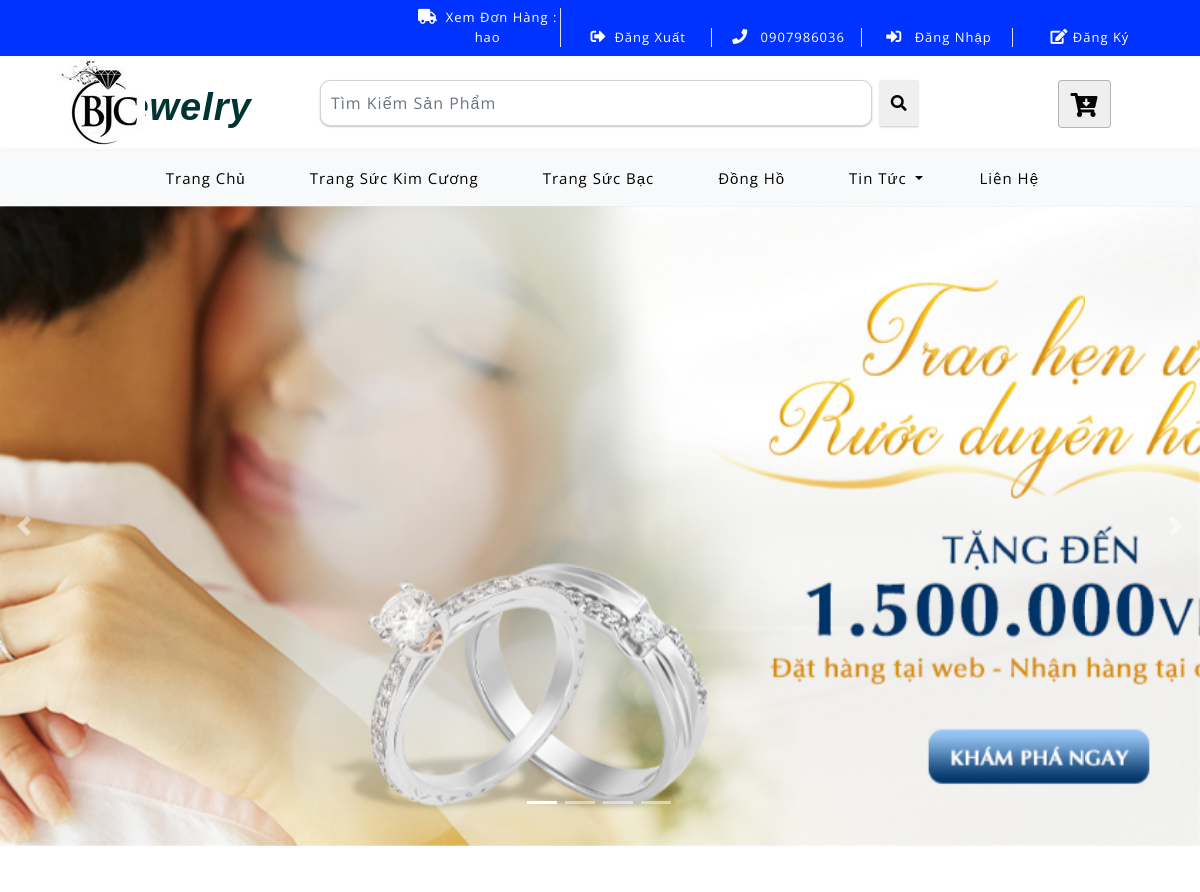
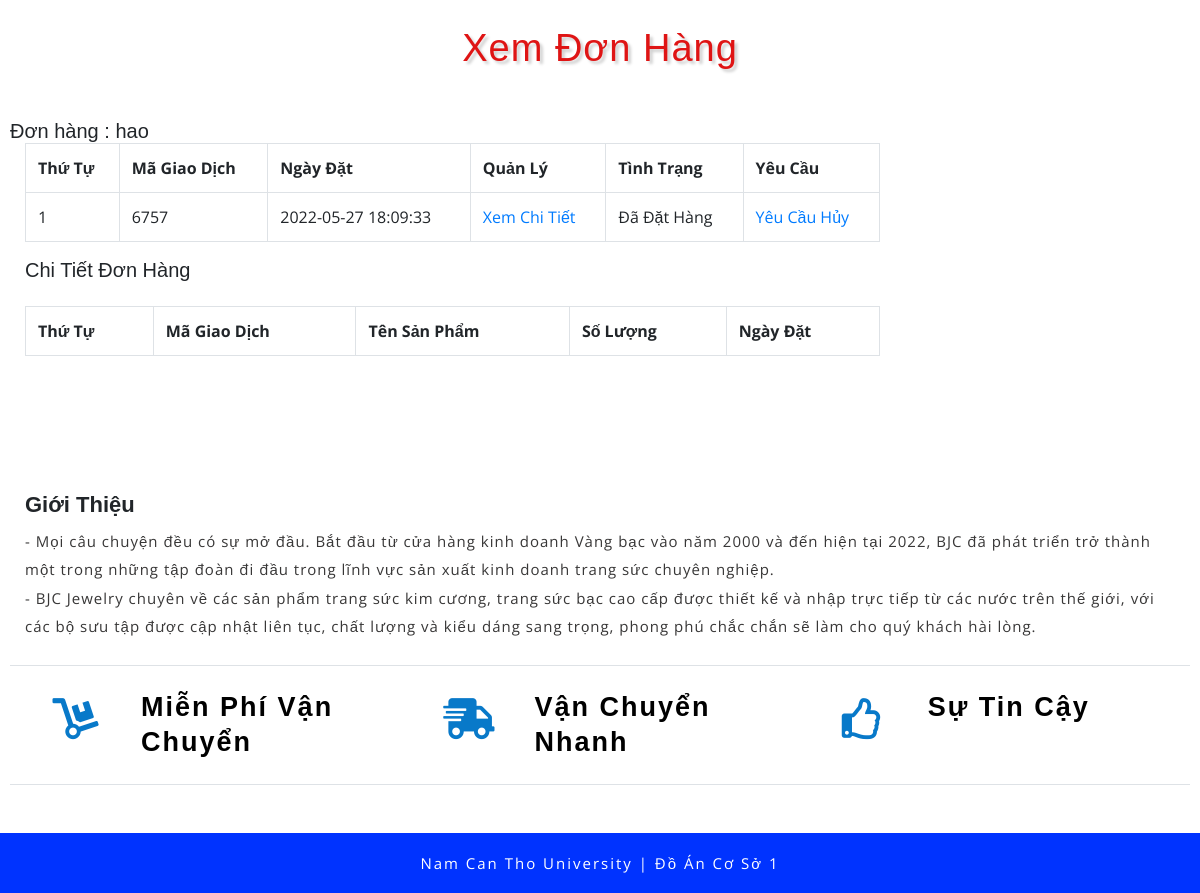
The page /index.php?quanly=xemdonhang&khachhang=2 (signed in) on the database its author committed (2 pictures, top to bottom).
### tables this page shows
CREATE TABLE `tbl_category` (
  `category_id` int(11) NOT NULL,
  `category_name` varchar(100) NOT NULL
);

CREATE TABLE `tbl_slider` (
  `slider_id` int(11) NOT NULL,
  `slider_image` varchar(100) NOT NULL,
  `slider_caption` text DEFAULT NULL,
  `slider_active` int(11) NOT NULL DEFAULT 1
);

CREATE TABLE `tbl_donhang` (
  `donhang_id` int(11) NOT NULL,
  `sanpham_id` int(11) NOT NULL,
  `soluong` int(11) NOT NULL,
  `mahang` varchar(50) NOT NULL,
  `khachhang_id` int(11) NOT NULL,
  `ngaythang` timestamp NOT NULL DEFAULT current_timestamp() ON UPDATE current_timestamp(),
  `tinhtrang` int(11) NOT NULL,
  `huydon` int(11) NOT NULL DEFAULT 0
);

### include/slider.php (the view, shortened to what this page needs)
<div id="carouselExampleIndicators" class="carousel slide" data-ride="carousel">
		<ol class="carousel-indicators">
			<li data-target="#carouselExampleIndicators" data-slide-to="0" class="active"></li>
			<li data-target="#carouselExampleIndicators" data-slide-to="1"></li>
			<li data-target="#carouselExampleIndicators" data-slide-to="2"></li>
			<li data-target="#carouselExampleIndicators" data-slide-to="3"></li>
		</ol>
		<div class="carousel-inner">
			<?php
			$sql_slider = mysqli_query($con,"SELECT * FROM tbl_slider WHERE slider_active='1' ORDER BY slider_id");
			while($row_slider = mysqli_fetch_array($sql_slider)){
			?>
			<div class="carousel-item item1 active">
				<div class="container">
					<div class="w3l-space-banner">
					</div>
				</div>
			</div>
			<?php
			}
			?>
		</div>
		<a class="carousel-control-prev" href="#carouselExampleIndicators" role="button" data-slide="prev">
			<span class="carousel-control-prev-icon" aria-hidden="true"></span>
		</a>
		<a class="carousel-control-next" href="#carouselExampleIndicators" role="button" data-slide="next">
			<span class="carousel-control-next-icon" aria-hidden="true"></span>
		</a>
	</div>

### include/menu.php (shortened to what this page needs)
<div class="navbar-inner">
		<div class="container">
			<nav class="navbar navbar-expand-lg navbar-light bg-light">
				<div class="collapse navbar-collapse" id="navbarSupportedContent">
					<ul class="navbar-nav ml-auto text-center mr-xl-5">
						<li class="nav-item active mr-lg-2 mb-lg-0 mb-2">
							<a class="nav-link" href="index.php">Trang Chủ
							</a>
						</li>
						<?php
							$sql_category_danhmuc = mysqli_query($con,'SELECT * FROM tbl_category ORDER BY category_id DESC');
							while($row_category_danhmuc = mysqli_fetch_array($sql_category_danhmuc)){
						?>
						<li class="nav-item  mr-lg-2 mb-lg-0 mb-2">
							<a class="nav-link " href="?quanly=danhmuc&id=<?php echo $row_category_danhmuc['category_id'] ?>" role="button"  aria-haspopup="true" aria-expanded="false">
								<?php echo $row_category_danhmuc['category_name'] ?>
							</a>
						</li>
						<?php
						}
						?>
						<li class="nav-item dropdown mr-lg-2 mb-lg-0 mb-2">
							<a class="nav-link dropdown-toggle" href="#" role="button" data-toggle="dropdown" aria-haspopup="true" aria-expanded="false">
								Tin Tức
							</a>
						</li>
						<li class="nav-item">
							<a class="nav-link" href="?quanly=lienhe">Liên Hệ</a>
						</li>
					</ul>
				</div>
			</nav>
		</div>
	</div>

### include/xemdonhang.php (shortened to what this page needs)
<div class="ads-grid py-sm-5 py-4">
	<div class="container py-xl-4 py-lg-2">
		<h3 class="tittle-w3l text-center mb-lg-5 mb-sm-4 mb-3">Xem Đơn Hàng</h3>
		<div class="row">
			<div class="agileinfo-ads-display col-lg-9">
				<div class="wrapper">
						<div class="row"><h5>
							<?php
							if(isset($_SESSION['dangnhap_home'])){
								echo 'Đơn hàng : '.$_SESSION['dangnhap_home'];
							}
							?></h5>
						<div class="col-md-12">
							<?php
							if(isset($_GET['khachhang'])){
								$id_khachhang = $_GET['khachhang'];
							}else{
								$id_khachhang = '';
							}
							$sql_select = mysqli_query($con,"SELECT * FROM tbl_donhang WHERE tbl_donhang.khachhang_id='$id_khachhang' GROUP BY tbl_donhang.mahang");
							?>
							<table class="table table-bordered ">
								<tr>
									<th>Thứ Tự</th>
									<th>Mã Giao Dịch</th>
									<th>Ngày Đặt</th>
									<th>Quản Lý</th>
									<th>Tình Trạng</th>
									<th>Yêu Cầu</th>
								</tr>
								<?php
								$i = 0;
								while($row_donhang = mysqli_fetch_array($sql_select)){
									$i++;
								?>
								<tr>
									<td><?php echo $i; ?></td>
									<td><?php echo $row_donhang['mahang']; ?></td>
									<td><?php echo $row_donhang['ngaythang'] ?></td>
									<td><a href="index.php?quanly=xemdonhang&khachhang=<?php echo $_SESSION['khachhang_id'] ?>&mahang=<?php echo $row_donhang['mahang'] ?>">Xem Chi Tiết</a></td>
									<td><?php
									if($row_donhang['tinhtrang']==0){
										echo 'Đã Đặt Hàng';
									}else{
										echo 'Đã Xử Lý | Đang Giao Hàng';
									}
									?></td>
									<td>
										<?php
										if($row_donhang['huydon']==0){
										?>
										<a href="index.php?quanly=xemdonhang&khachhang=<?php echo $_SESSION['khachhang_id'] ?>&mahang=<?php echo $row_donhang['mahang'] ?>&huydon=1">Yêu Cầu Hủy</a>
										<?php
									}elseif($row_donhang['huydon']==1){
										?>
										<p>Đang Chờ Hủy...</p>
										<?php
										}else{
											echo 'Đã Hủy';
										}
										?>
									</td>
								</tr>
								 <?php
								}
								?>
							</table>
						</div>
						<div class="col-md-12">
							<h5>Chi Tiết Đơn Hàng</h6><br>
							<table class="table table-bordered ">
								<tr>
									<th>Thứ Tự</th>
									<th>Mã Giao Dịch</th>
									<th>Tên Sản Phẩm</th>
									<th>Số Lượng</th>
									<th>Ngày Đặt</th>
								</tr>
							</table>
						</div>
						</div>
				</div>
			</div>
		</div>
	</div>
</div>

### css/style.css (style rules this page uses)
html, body { margin: 0; font-size: 100%; background: #fff; font-family: 'Open Sans', sans-serif; }
body a { text-decoration: none; transition: 0.5s all; -webkit-transition: 0.5s all; -moz-transition: 0.5s all; -o-transition: 0.5s all; -ms-transition: 0.5s all; }
a { transition: 0.5s all; -webkit-transition: 0.5s all; -moz-transition: 0.5s all; -o-transition: 0.5s all; -ms-transition: 0.5s all; }
h1, h2, h3, h4, h5, h6 { margin: 0; font-family: 'Tahoma', sans-serif; }
ul { margin: 0; padding: 0; }
.navbar-inner { background: #f8f9fa; box-shadow: 0px 2px 6px 1px rgba(0, 0, 0, 0.13); }
.navbar-light .navbar-nav .nav-link { letter-spacing: 1px; font-size: 15px; color: #000; }
.navbar-light .navbar-nav .show>.nav-link, .navbar-light .navbar-nav .active>.nav-link, .navbar-light .navbar-nav .nav-link.show, .navbar-light .navbar-nav .nav-link.active { color: black; }
.carousel-item.item1 { background: url(../images/banner1.jpg) no-repeat center; background-size: cover; -webkit-background-size: cover; -moz-background-size: cover; -o-background-size: cover; -ms-background-size: cover; }
.carousel-item.item4, .carousel-item.item3, .carousel-item.item2, .carousel-item.item1 { min-height: 640px; }
.w3l-space-banner { padding-top: 9em; }
.carousel-indicators { bottom: 4%; }
.carousel-indicators li { cursor: pointer; }
h3.tittle-w3l { color: rgb(223, 20, 20); font-size: 38px; letter-spacing: 1px; text-shadow: 3px 3px 3px rgba(0, 0, 0, 0.19); }
@media (max-width: 1366px) { .carousel-control-prev, .carousel-control-next { width: 4%; } }

### css/flexslider.css (style rules this page uses)
.carousel li { margin-right: 5px; }

### rows shown on the page
tbl_category: category_name "Trang Sức Kim Cương"
tbl_category: category_name "Trang Sức Bạc"
tbl_category: category_name "Đồng Hồ"
tbl_donhang: mahang "6757", ngaythang "2022-05-27 18:09:33", tinhtrang "Đã Đặt Hàng"

### other values the page prints
$_SESSION['dangnhap_home'] "hao"
